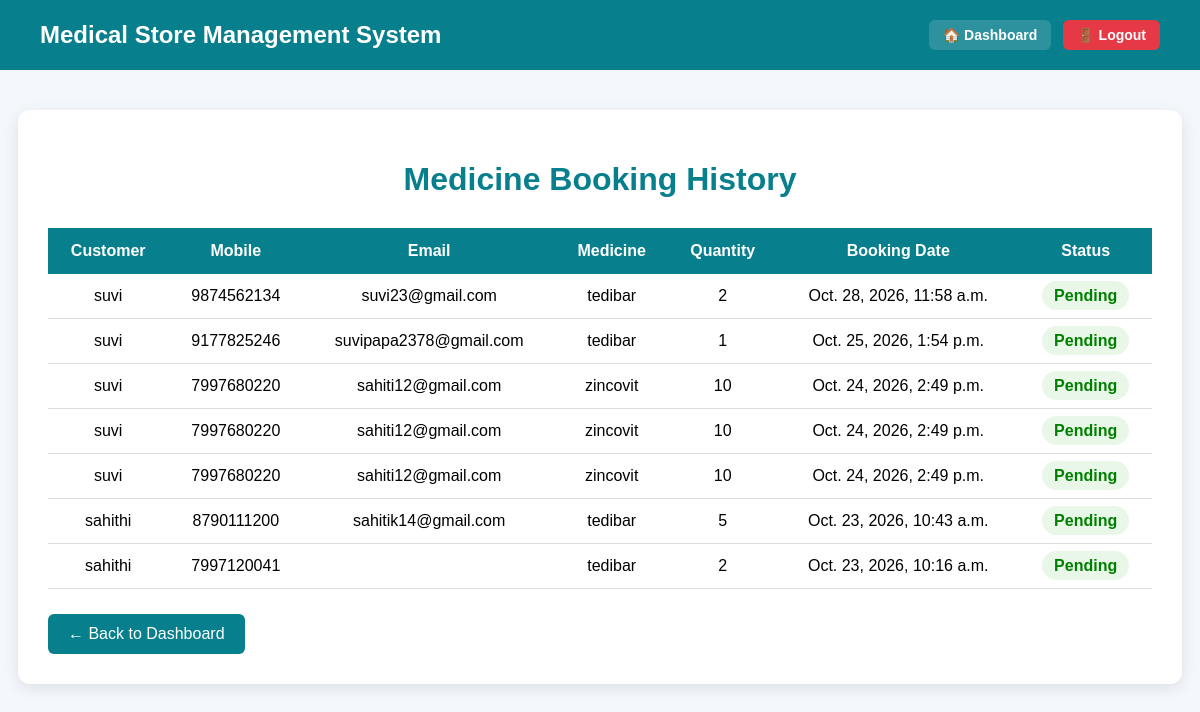
Before: /booking-history/ (signed in) with the older database file.
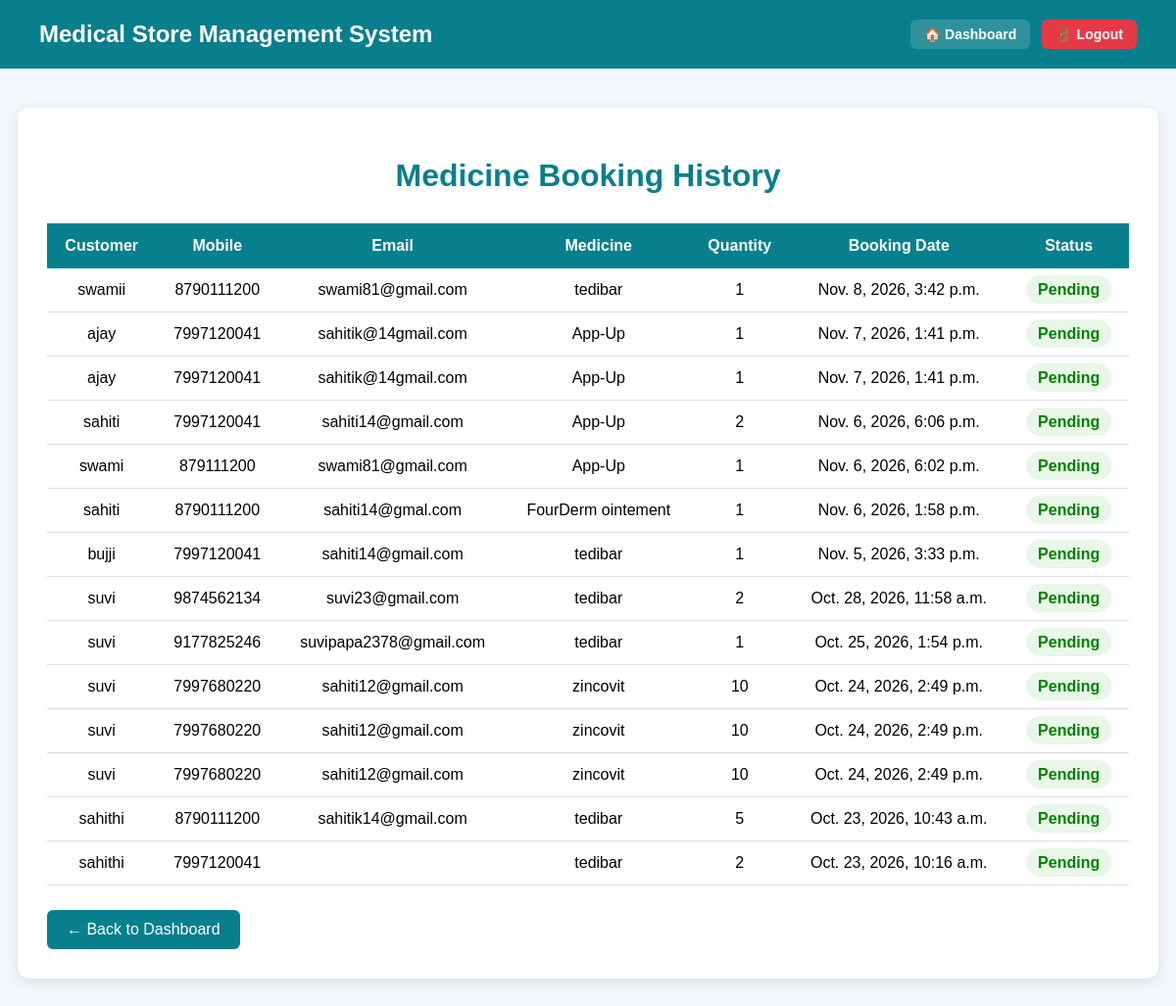
After: the same page with the newer database file.
### store/models.py (models this page shows, shortened)
class MedicineBooking(models.Model):
    customer_name = models.CharField(max_length=100)
    mobile = models.CharField(max_length=15)
    email = models.EmailField(blank=True)
    address = models.TextField()
    medicine = models.ForeignKey(
        Medicine,
        on_delete=models.CASCADE
    )
    quantity = models.IntegerField()
    booking_date = models.DateTimeField(auto_now_add=True)
    status = models.CharField(
        max_length=20,
        choices=[
            ("Pending", "Pending"),
            ("Confirmed", "Confirmed"),
            ("Ready", "Ready"),
            ("Delivered", "Delivered"),
        ],
        default="Pending"
    )

class Medicine(models.Model):
    name = models.CharField(max_length=100)
    category = models.CharField(max_length=100)
    manufacturer = models.CharField(max_length=100)
    price = models.DecimalField(max_digits=10, decimal_places=2)
    stock = models.IntegerField()
    expiry_date = models.DateField()
    image = models.ImageField(
        upload_to="medicines/",
        blank=True,
        null=True
    )

### store/views.py (the view)
# urls.py: path("booking-history/", views.booking_history, name="booking_history"),
@login_required
def booking_history(request):
    bookings = MedicineBooking.objects.all().order_by(
        "-booking_date"
    )
    return render(request, "booking_history.html", {
        "bookings": bookings
    })

### store/templates/booking_history.html (shortened to what this page needs)
<!DOCTYPE html>
<html lang="en">
<head>
</head>
<body>
    <div class="navbar">
        <h2>Medical Store Management System</h2>
        <div class="nav-actions">
            <a href="/" class="nav-link">🏠 Dashboard</a>
            <a href="{% url 'logout' %}" class="nav-link nav-logout">🚪 Logout</a>
        </div>
    </div>
    <div class="container">
        <h1>
            Medicine Booking History
        </h1>
        {% if bookings %}
        <table>
            <tr>
                <th>Customer</th>
                <th>Mobile</th>
                <th>Email</th>
                <th>Medicine</th>
                <th>Quantity</th>
                <th>Booking Date</th>
                <th>Status</th>
            </tr>
            {% for booking in bookings %}
            <tr>
                <td>
                    {{ booking.customer_name }}
                </td>
                <td>
                    {{ booking.mobile }}
                </td>
                <td>
                    {{ booking.email }}
                </td>
                <td>
                    {{ booking.medicine.name }}
                </td>
                <td>
                    {{ booking.quantity }}
                </td>
                <td>
                    {{ booking.booking_date }}
                </td>
                <td>
                    <span class="status">
                        {{ booking.status }}
                    </span>
                </td>
            </tr>
            {% endfor %}
        </table>
        {% else %}
        <p style="text-align:center;">
            No medicine bookings available.
        </p>
        {% endif %}
        <a href="/" class="back">
            ← Back to Dashboard
        </a>
    </div>
</body>
</html>

Changed rows visible on the page:
added MedicineBooking: customer_name "swamii", mobile "8790111200", email "swami81@gmail.com", medicine.name "tedibar", quantity "1", booking_date "Nov. 8, 2026, 3:42 p.m.", status "Pending"
added MedicineBooking: customer_name "ajay", mobile "7997120041", email "sahitik@14gmail.com", medicine.name "App-Up", quantity "1", booking_date "Nov. 7, 2026, 1:41 p.m.", status "Pending"
added MedicineBooking: customer_name "ajay", mobile "7997120041", email "sahitik@14gmail.com", medicine.name "App-Up", quantity "1", booking_date "Nov. 7, 2026, 1:41 p.m.", status "Pending"
added MedicineBooking: customer_name "sahiti", mobile "7997120041", email "sahiti14@gmail.com", medicine.name "App-Up", quantity "2", booking_date "Nov. 6, 2026, 6:06 p.m.", status "Pending"
added MedicineBooking: customer_name "swami", mobile "879111200", email "swami81@gmail.com", medicine.name "App-Up", quantity "1", booking_date "Nov. 6, 2026, 6:02 p.m.", status "Pending"
added MedicineBooking: customer_name "sahiti", mobile "8790111200", email "sahiti14@gmal.com", medicine.name "FourDerm ointement", quantity "1", booking_date "Nov. 6, 2026, 1:58 p.m.", status "Pending"
added MedicineBooking: customer_name "bujji", mobile "7997120041", email "sahiti14@gmail.com", medicine.name "tedibar", quantity "1", booking_date "Nov. 5, 2026, 3:33 p.m.", status "Pending"
